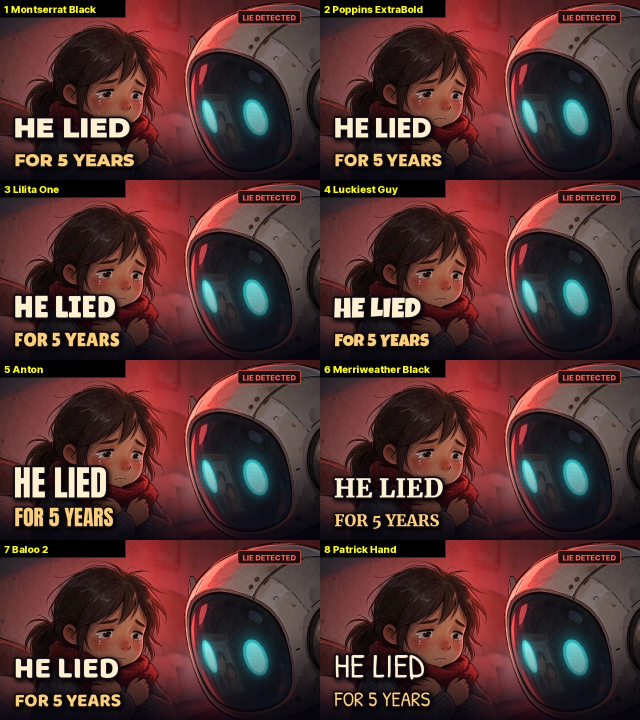
#> input picture story/brand/thumbnail_font_options.jpg, 1280 x 1440 px (shown at 1/2 size)
$ python -i anchors.py   (imports and definitions only)
#> lines starting #> are read from the running program, lines starting #| are printed output that depends on the picture; after the words box and inside, x2 and y2 are one past the last pixel; in counts of white or black regions, pixels touching at a corner belong together
"""Auto-detect speaker head positions (normalised source coords) for speech bubbles."""
import json, cv2, numpy as np
# [1 line not run here, left out]
# [1 line that did not run here, left out]

def echo_head(im):
    hsv = cv2.cvtColor(im, cv2.COLOR_RGB2HSV)
#> hsv: shape (1440, 1280, 3); mean H, S, V 76.6, 123.8, 83.5
    m = cv2.inRange(hsv, (78, 90, 170), (100, 255, 255))
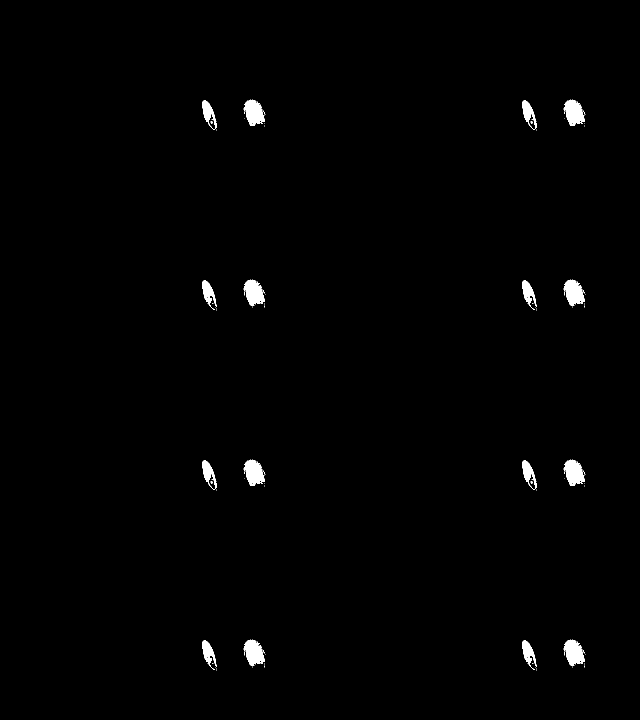
#> m: shape (1440, 1280) (shown at 1/2 size); 0.97% white; 132 white regions (116 under 20 px), largest, box (x1, y1, x2, y2) and area: (487, 559, 530, 612) 1460, (1127, 559, 1170, 612) 1460, (487, 1279, 530, 1332) 1460
    m = cv2.morphologyEx(m, cv2.MORPH_OPEN, np.ones((5, 5), np.uint8))
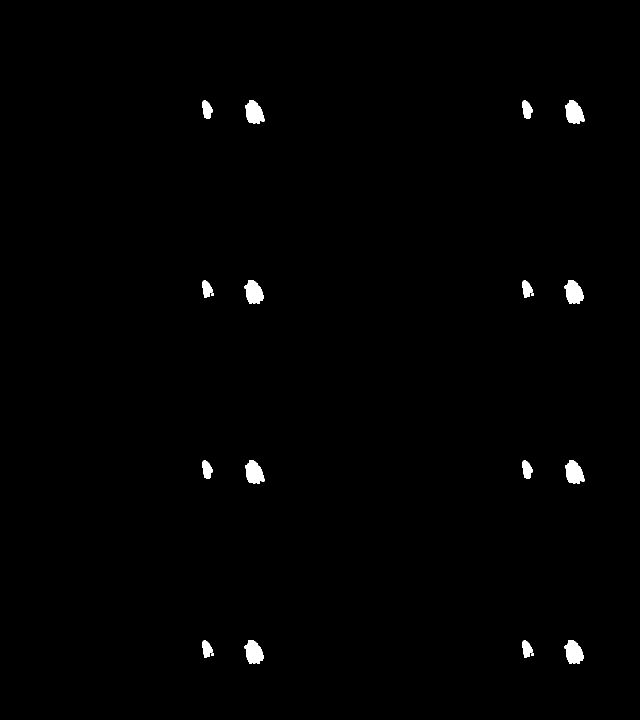
#> m: shape (1440, 1280) (shown at 1/2 size); 0.79% white; 20 white regions, largest, box (x1, y1, x2, y2) and area: (489, 560, 528, 608) 1294, (1129, 560, 1168, 608) 1294, (489, 1280, 528, 1328) 1294
    n, lab, st, cen = cv2.connectedComponentsWithStats(m)
#> lab: shape (1440, 1280) int32; 21 distinct labels, from 0 to 20
#> n = 21; st = 21 rows, first 6: [0, 0, 1280, 1440, 1828628], [404, 201, 21, 37, 541], [490, 200, 39, 47, 1282], [1044, 201, 21, 37, 541], [1130, 200, 39, 47, 1282], [404, 561, 21, 35, 501]; cen = 21 rows, first 8: [638.2, 719.2], [413.5, 219], [507.9, 225], [1053.5, 219], [1147.9, 225], [413.1, 577.8], [507.4, 584.8], [1053.1, 577.8]
    idx = [i for i in range(1, n) if 150 < st[i][4] < 60000]
#> idx = [1, 2, 3, 4, 5, 6, 7, 8, 11, 12, 13, 14, 15, 16, 17, 18]
    idx = sorted(idx, key=lambda i: -st[i][4])[:2]
#> idx = [6, 8]
    if not idx: return None
    c = np.mean([cen[i] for i in idx], axis=0)
#> c = [827.4, 584.8]
    return float(c[0] / im.shape[1]), float(c[1] / im.shape[0])

def mia_head(im):
    hsv = cv2.cvtColor(im, cv2.COLOR_RGB2HSV)
    H, S, V = hsv[..., 0], hsv[..., 1], hsv[..., 2]
    m = (((H < 8) | (H > 172)) & (S > 120) & (V > 60) & (V < 215)).astype(np.uint8) * 255
    m = cv2.morphologyEx(m, cv2.MORPH_OPEN, np.ones((9, 9), np.uint8))
    n, lab, st, cen = cv2.connectedComponentsWithStats(m)
    if n < 2: return None
    i = max(range(1, n), key=lambda i: st[i][4])
    x, y, w, h, a = st[i]
    hx = x + w / 2; hy = y - h * 0.9
    return float(hx / im.shape[1]), float(max(0.02, hy / im.shape[0]))

out = {}
# [6 lines not run here, left out]

>>> import cv2
>>> picture = cv2.cvtColor(cv2.imread('brand/thumbnail_font_options.jpg'), cv2.COLOR_BGR2RGB)
>>> result = echo_head(picture)
#> result = (0.646, 0.406)
